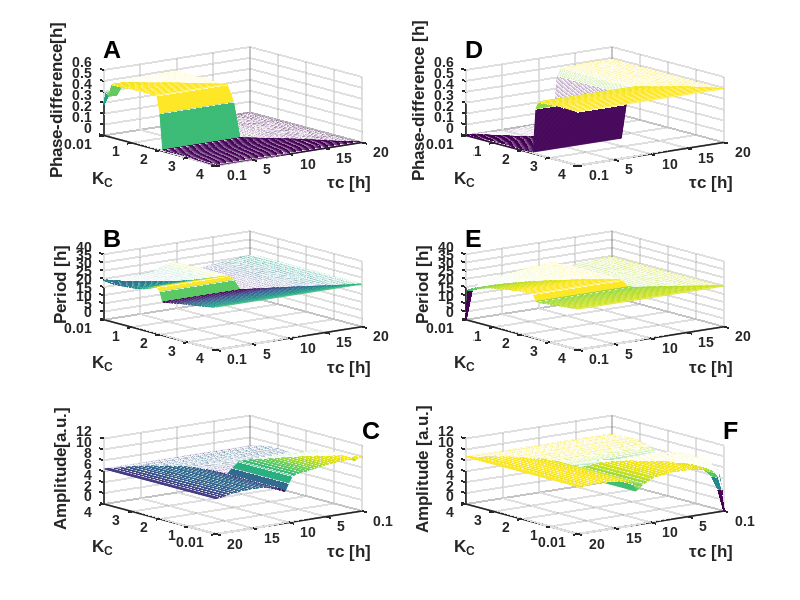
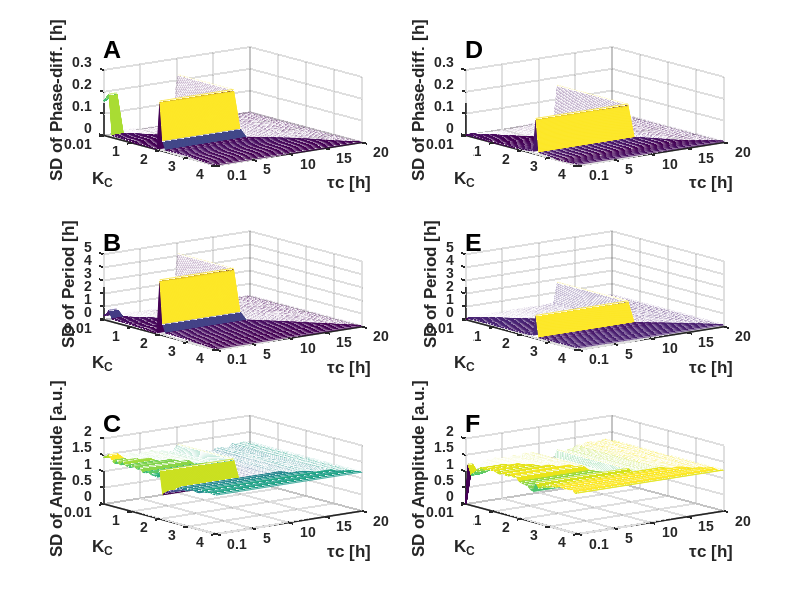

Source code (MATLAB) for these figures, in order:
% thse code will make some figure for phase, period and pamplitude
clear

%% %%%%%%%%%%%%%%%%%%%%%%%%%%%%%%%%%%%%%%%%%%%%%%%%%%%%%%%%%%%%%%%%%%%%%%%%%%%%%%%

%   This code produce the figure from random perterbations

%%%%%%%%%%%%%%%%%%%%%%%%%%%%%%%%%%%%%%%%%%%%%%%%%%%%%%%%%%%%%%%%%%%%%%%%%%%%%%%%%


%%
% Figure #6     K1, CD, vs Parameters: period, amplitude, phase
%%%%%%%%%%%%%%%%%%%%%%%%     ACO   :  3D: random variations
% load ACO Random variation data
load('data_externalNoise_ACO.mat')
%%%%%%%%%%%%%  Arrange the period matrix data   %%%%%%%%%%%%
% For K(2) = 1
PP = permute(P_stor_1_percent,([2,3,1]));
% Seperate the "first oscillator" and "second oscillator"" period data
PP_1 = PP(:,:,1);      % first oscillator(Y1)
PP_2 = PP(:,:,3);      % second oscillator(Y3)

%for K(2) = 2
PP1 = permute(P_stor_5_percent,([2,3,1]));
% Seperate the "first oscillator" and "second oscillator"" period data
PP1_1 = PP1(:,:,1);      % first oscillator(Y1)
PP1_2 = PP1(:,:,3);      % second oscillator(Y3)
%}
% for K(2) = 3
PP2 = permute(P_stor_10_percent,([2,3,1]));
% Seperate the "first oscillator" and "second oscillator"" period data
PP2_1 = PP2(:,:,1);      % first oscillator(Y1)
PP2_2 = PP2(:,:,3);      % second oscillator(Y3)

Mean_period = [mean(PP_1)' mean(PP_2)'  mean(PP1_1)' mean(PP1_2)'  mean(PP2_1)' mean(PP2_2)'];
SD_period = [std(PP_1)' std(PP_2)'  std(PP1_1)' std(PP1_2)'  std(PP2_1)' std(PP2_2)'];
CV_period = 100*(SD_period./Mean_period);


%%%%%%%%%%%%%%%%%%   AMP        %%%%%%%%%%%%%%%%%%%%%%%%%%%
% aggange the amplitude matrix data 
%for K(2)= 1
%
AA = permute(A_stor_1_percent,([2,3,1]));
% Seperate the "first oscillator" and "second oscillator"" period data
AA_1 = AA(:,:,1);      % first oscillator(Y1)
AA_2 = AA(:,:,3);      % second oscillator(Y3)


%for K(2)= 2
AA1 = permute(A_stor_5_percent,([2,3,1]));
% Seperate the "first oscillator" and "second oscillator"" period data
AA1_1 = AA1(:,:,1);      % first oscillator(Y1)
AA1_2 = AA1(:,:,3);      % second oscillator(Y3)

%}
%for K(2)= 3
AA2 = permute(A_stor_10_percent,([2,3,1]));
% Seperate the "first oscillator" and "second oscillator"" period data
AA2_1 = AA2(:,:,1);      % first oscillator(Y1)
AA2_2 = AA2(:,:,3);      % second oscillator(Y3)


Mean_amp = [mean(AA_1)' mean(AA_2)'  mean(AA1_1)' mean(AA1_2)'  mean(AA2_1)' mean(AA2_2)'];
SD_amp = [std(AA_1)' std(AA_2)'  std(AA1_1)' std(AA1_2)'  std(AA2_1)' std(AA2_2)'];
CV_amp = 100*(SD_amp./Mean_amp);


% figure for phase

for qq = 1:1:3
    if qq ==1   % for K2 = 1
        val_1 = abs(Ph_stor_1_percent');
        %
    elseif qq == 2    % for K2 = 2
        val_1 = abs(Ph_stor_5_percent');
    elseif qq == 3    % for K2 = 3
        val_1 = abs(Ph_stor_10_percent');
        %}
    end
    
    for ii = 1:1:size(val_1,2)
        temp = val_1(:,ii);
        % delite the outlier
        val_1F(ii,qq) = mean(temp(val_1(:,ii)<=.5));
        SD_Ph(ii,qq) = std(temp(val_1(:,ii)<=.5));
        CV_Ph(ii,qq) = 100*(SD_Ph(ii,qq)/val_1F(ii,qq));
        
    end
    
end


figure(6)
subplot(3,2,3)
X=[linspace(1,0,200)'*K1_intensity];
mesh(repmat(New_CD,size(X,1),1),X,repmat(Mean_period(:,5)',size(X,1),1))%,'FaceColor','r', 'FaceAlpha',1, 'EdgeColor','none')
hold on
Y=[linspace(1,0,200)'*New_CD];
mesh(Y,repmat(K1_intensity,size(Y,1),1),repmat(Mean_period(:,5)',size(Y,1),1))%,'FaceColor','r', 'FaceAlpha',1, 'EdgeColor','none')
%set (gca,'XDir','reverse')
set (gca,'YDir','reverse')
grid on
set(gca,'fontname','arial','fontsize',10,'fontweight','bold','linewidth',1.2,'Ylim',[0.01 4],...
    'Ytick',[0.01 1 2 3 4],'Xlim',[0.1 20],'Xtick',[.1 5 10 15 20],'Zlim',[0 40],'Ztick',[0 5 10 15 20 25 30 35 40]);
ylabel('K_C','fontname','arial','fontsize',12);
xlabel('\tauc [h]','fontname','arial','fontsize',12,'Rotation',0);
zlabel('Period [h]','fontname','arial','fontsize',12);
str2 = 'B'; text(.1,.01,50,str2,'Fontsize',18,'fontweight','bold','fontname','arial');


subplot(3,2,5)
X=[linspace(1,0,200)'*K1_intensity];
mesh(repmat(New_CD,size(X,1),1),X,repmat(Mean_amp(:,5)',size(X,1),1))%,'FaceColor','r', 'FaceAlpha',1, 'EdgeColor','none')
hold on
Y=[linspace(1,0,200)'*New_CD];
mesh(Y,repmat(K1_intensity,size(Y,1),1),repmat(Mean_amp(:,5)',size(Y,1),1))%,'FaceColor','r', 'FaceAlpha',1, 'EdgeColor','none')
set (gca,'XDir','reverse')
%set (gca,'YDir','reverse')
grid on
set(gca,'fontname','arial','fontsize',10,'fontweight','bold','linewidth',1.2,'Ylim',[0.01 4],...
    'Ytick',[0.01 1 2 3 4],'Xlim',[0.1 20],'Xtick',[.1 5 10 15 20],'Zlim',[0 12],'Ztick',[0 2 4 6 8 10 12]);
ylabel('K_C','fontname','arial','fontsize',12);
xlabel('\tauc [h]','fontname','arial','fontsize',12,'Rotation',0);
zlabel('Amplitude[a.u.]','fontname','arial','fontsize',12);
str2 = 'C'; text(.1,.01,15,str2,'Fontsize',18,'fontweight','bold','fontname','arial');



subplot(3,2,1)
X=[linspace(1,0,200)'*K1_intensity];
mesh(repmat(New_CD,size(X,1),1),X,repmat(val_1F(:,3)',size(X,1),1))%,'FaceColor','r', 'FaceAlpha',1, 'EdgeColor','none')
hold on
Y=[linspace(1,0,200)'*New_CD];
mesh(Y,repmat(K1_intensity,size(Y,1),1),repmat(val_1F(:,3)',size(Y,1),1))%,'FaceColor','r', 'FaceAlpha',1, 'EdgeColor','none')
%set (gca,'XDir','reverse')
set (gca,'YDir','reverse')
grid on
set(gca,'fontname','arial','fontsize',10,'fontweight','bold','linewidth',1.2,'Ylim',[0.01 4],...
    'Ytick',[0.01 1 2 3 4],'Xlim',[0.1 20],'Xtick',[.1 5 10 15 20],'Zlim',[0 0.6],'Ztick',[0 .1 .2 .30 .4 .5 .6]);
ylabel('K_C','fontname','arial','fontsize',12);
xlabel('\tauc [h]','fontname','arial','fontsize',12,'Rotation',0);
zlabel('Phase-difference[h]','fontname','arial','fontsize',12);
str2 = 'A'; text(.1,.01,.8,str2,'Fontsize',18,'fontweight','bold','fontname','arial');



%#####################   Fig: 07-ACO: checking the robustness result using
%random perturbations SD results   #######################  %%%%%%
figure(7)
subplot(3,2,3)
X=[linspace(1,0,200)'*K1_intensity];
mesh(repmat(New_CD,size(X,1),1),X,repmat(SD_period(:,5)',size(X,1),1))%,'FaceColor','r', 'FaceAlpha',1, 'EdgeColor','none')
hold on
Y=[linspace(1,0,200)'*New_CD];
mesh(Y,repmat(K1_intensity,size(Y,1),1),repmat(SD_period(:,5)',size(Y,1),1))%,'FaceColor','r', 'FaceAlpha',1, 'EdgeColor','none')
%set (gca,'XDir','reverse')
set (gca,'YDir','reverse')
grid on
set(gca,'fontname','arial','fontsize',10,'fontweight','bold','linewidth',1.2,'Ylim',[0.01 4],...
    'Ytick',[0.01 1 2 3 4],'Xlim',[0.1 20],'Xtick',[.1 5 10 15 20],'Zlim',[0 5],'Ztick',[0 1 2 3 4 5]);
ylabel('K_C','fontname','arial','fontsize',12);
xlabel('\tauc [h]','fontname','arial','fontsize',12,'Rotation',0);
zlabel('SD of Period [h]','fontname','arial','fontsize',12);
str2 = 'B'; text(.1,.01,6,str2,'Fontsize',18,'fontweight','bold','fontname','arial');



subplot(3,2,5)
X=[linspace(1,0,200)'*K1_intensity];
mesh(repmat(New_CD,size(X,1),1),X,repmat(SD_amp(:,5)',size(X,1),1))%,'FaceColor','r', 'FaceAlpha',1, 'EdgeColor','none')
hold on
Y=[linspace(1,0,200)'*New_CD];
mesh(Y,repmat(K1_intensity,size(Y,1),1),repmat(SD_amp(:,5)',size(Y,1),1))%,'FaceColor','r', 'FaceAlpha',1, 'EdgeColor','none')
%set (gca,'XDir','reverse')
set (gca,'YDir','reverse')
grid on
set(gca,'fontname','arial','fontsize',10,'fontweight','bold','linewidth',1.2,'Ylim',[0.01 4],...
    'Ytick',[0.01 1 2 3 4],'Xlim',[0.1 20],'Xtick',[.1 5 10 15 20],'Zlim',[0 2],'Ztick',[0 .5 1 1.5 2]);
ylabel('K_C','fontname','arial','fontsize',12);
xlabel('\tauc [h]','fontname','arial','fontsize',12,'Rotation',0);
zlabel('SD of Amplitude [a.u.]','fontname','arial','fontsize',12);
str2 = 'C'; text(.1,.01,2.5,str2,'Fontsize',18,'fontweight','bold','fontname','arial');




subplot(3,2,1)
X=[linspace(1,0,200)'*K1_intensity];
mesh(repmat(New_CD,size(X,1),1),X,repmat(SD_Ph(:,3)',size(X,1),1))%,'FaceColor','r', 'FaceAlpha',1, 'EdgeColor','none')
hold on
Y=[linspace(1,0,200)'*New_CD];
mesh(Y,repmat(K1_intensity,size(Y,1),1),repmat(SD_Ph(:,3)',size(Y,1),1))%,'FaceColor','r', 'FaceAlpha',1, 'EdgeColor','none')
%set (gca,'XDir','reverse')
set (gca,'YDir','reverse')
grid on
set(gca,'fontname','arial','fontsize',10,'fontweight','bold','linewidth',1.2,'Ylim',[0.01 4],...
    'Ytick',[0.01 1 2 3 4],'Xlim',[0.1 20],'Xtick',[.1 5 10 15 20],'Zlim',[0 0.3],'Ztick',[0 .1 .2 .30]);
ylabel('K_C','fontname','arial','fontsize',12);
xlabel('\tauc [h]','fontname','arial','fontsize',12,'Rotation',0);
zlabel('SD of Phase-diff. [h]','fontname','arial','fontsize',12);
str2 = 'A'; text(.1,.01,.4,str2,'Fontsize',18,'fontweight','bold','fontname','arial');




clear
%%    %%%%%%%%%%%%%%%%%%%  RCO   %%%%%%%%%%%%%%%%%%%%%%%
% load RCO Random variation data
load('data_externalNoise_RCO.mat')
%%%%%%%%%%%%    arrange the period matrix data  %%%%%%%%%%%%%

% For K(2) = 1
PP = permute(P_stor_1_percent,([2,3,1]));
% Seperate the "first oscillator" and "second oscillator"" period data
PP_1 = PP(:,:,1);      % first oscillator(Y1)
PP_2 = PP(:,:,3);      % second oscillator(Y3)

%for K(2) = 2
PP1 = permute(P_stor_5_percent,([2,3,1]));
% Seperate the "first oscillator" and "second oscillator"" period data
PP1_1 = PP1(:,:,1);      % first oscillator(Y1)
PP1_2 = PP1(:,:,3);      % second oscillator(Y3)
%}
% for K(2) = 3
PP2 = permute(P_stor_10_percent,([2,3,1]));
% Seperate the "first oscillator" and "second oscillator"" period data
PP2_1 = PP2(:,:,1);      % first oscillator(Y1)
PP2_2 = PP2(:,:,3);      % second oscillator(Y3)

Mean_period = [mean(PP_1)' mean(PP_2)'  mean(PP1_1)' mean(PP1_2)'  mean(PP2_1)' mean(PP2_2)'];
SD_period = [std(PP_1)' std(PP_2)'  std(PP1_1)' std(PP1_2)'  std(PP2_1)' std(PP2_2)'];
CV_period = 100*(SD_period./Mean_period);


%%%%%%%%%%%%%%%%%%   AMP        %%%%%%%%%%%%%%%%%%%%%%%%%%%
% aggange the amplitude matrix data 
%for K(2)= 1
%
AA = permute(A_stor_1_percent,([2,3,1]));
% Seperate the "first oscillator" and "second oscillator"" period data
AA_1 = AA(:,:,1);      % first oscillator(Y1)
AA_2 = AA(:,:,3);      % second oscillator(Y3)


%for K(2)= 2
AA1 = permute(A_stor_5_percent,([2,3,1]));
% Seperate the "first oscillator" and "second oscillator"" period data
AA1_1 = AA1(:,:,1);      % first oscillator(Y1)
AA1_2 = AA1(:,:,3);      % second oscillator(Y3)

%}
%for K(2)= 3
AA2 = permute(A_stor_10_percent,([2,3,1]));
% Seperate the "first oscillator" and "second oscillator"" period data
AA2_1 = AA2(:,:,1);      % first oscillator(Y1)
AA2_2 = AA2(:,:,3);      % second oscillator(Y3)


Mean_amp = [mean(AA_1)' mean(AA_2)'  mean(AA1_1)' mean(AA1_2)'  mean(AA2_1)' mean(AA2_2)'];
SD_amp = [std(AA_1)' std(AA_2)'  std(AA1_1)' std(AA1_2)'  std(AA2_1)' std(AA2_2)'];
CV_amp = 100*(SD_amp./Mean_amp);


% figure for phase

for qq = 1:1:3
    if qq ==1   % for K2 = 1
        val_1 = abs(Ph_stor_1_percent');
        %
    elseif qq == 2    % for K2 = 2
        val_1 = abs(Ph_stor_5_percent');
    elseif qq == 3    % for K2 = 3
        val_1 = abs(Ph_stor_10_percent');
        %}
    end
    
    for ii = 1:1:size(val_1,2)
        temp = val_1(:,ii);
        % delite the outlier
        val_1F(ii,qq) = mean(temp(val_1(:,ii)<=.5));
        SD_Ph(ii,qq) = std(temp(val_1(:,ii)<=.5));
        CV_Ph(ii,qq) = 100*(SD_Ph(ii,qq)/val_1F(ii,qq));
        
    end
    
end


figure(6)     %   RCO
subplot(3,2,4)
X=[linspace(1,0,200)'*K1_intensity];
mesh(repmat(New_CD,size(X,1),1),X,repmat(Mean_period(:,5)',size(X,1),1))%,'FaceColor','r', 'FaceAlpha',1, 'EdgeColor','none')
hold on
Y=[linspace(1,0,200)'*New_CD];
mesh(Y,repmat(K1_intensity,size(Y,1),1),repmat(Mean_period(:,5)',size(Y,1),1))%,'FaceColor','r', 'FaceAlpha',1, 'EdgeColor','none')
%set (gca,'XDir','reverse')
set (gca,'YDir','reverse')
grid on
set(gca,'fontname','arial','fontsize',10,'fontweight','bold','linewidth',1.2,'Ylim',[0.01 4],...
    'Ytick',[0.01 1 2 3 4],'Xlim',[0.1 20],'Xtick',[.1 5 10 15 20],'Zlim',[0 40],'Ztick',[0 5 10 15 20 25 30 35 40]);
ylabel('K_C','fontname','arial','fontsize',12);
xlabel('\tauc [h]','fontname','arial','fontsize',12,'Rotation',0);
zlabel('Period [h]','fontname','arial','fontsize',12);
str2 = 'E'; text(.1,.01,50,str2,'Fontsize',18,'fontweight','bold','fontname','arial');


subplot(3,2,6)
X=[linspace(1,0,200)'*K1_intensity];
mesh(repmat(New_CD,size(X,1),1),X,repmat(Mean_amp(:,5)',size(X,1),1))%,'FaceColor','r', 'FaceAlpha',1, 'EdgeColor','none')
hold on
Y=[linspace(1,0,200)'*New_CD];
mesh(Y,repmat(K1_intensity,size(Y,1),1),repmat(Mean_amp(:,5)',size(Y,1),1))%,'FaceColor','r', 'FaceAlpha',1, 'EdgeColor','none')
set (gca,'XDir','reverse')
%set (gca,'YDir','reverse')
grid on
set(gca,'fontname','arial','fontsize',10,'fontweight','bold','linewidth',1.2,'Ylim',[0.01 4],...
    'Ytick',[0.01 1 2 3 4],'Xlim',[0.1 20],'Xtick',[.1 5 10 15 20],'Zlim',[0 12],'Ztick',[0 2 4 6 8 10 12]);
ylabel('K_C','fontname','arial','fontsize',12);
xlabel('\tauc [h]','fontname','arial','fontsize',12,'Rotation',0);
zlabel('Amplitude [a.u.]','fontname','arial','fontsize',12);
str2 = 'F'; text(.1,.01,15,str2,'Fontsize',18,'fontweight','bold','fontname','arial');



subplot(3,2,2)
X=[linspace(1,0,200)'*K1_intensity];
mesh(repmat(New_CD,size(X,1),1),X,repmat(val_1F(:,3)',size(X,1),1))%,'FaceColor','r', 'FaceAlpha',1, 'EdgeColor','none')
hold on
Y=[linspace(1,0,200)'*New_CD];
mesh(Y,repmat(K1_intensity,size(Y,1),1),repmat(val_1F(:,3)',size(Y,1),1))%,'FaceColor','r', 'FaceAlpha',1, 'EdgeColor','none')
%set (gca,'XDir','reverse')
set (gca,'YDir','reverse')
grid on
set(gca,'fontname','arial','fontsize',10,'fontweight','bold','linewidth',1.2,'Ylim',[0.01 4],...
    'Ytick',[0.01 1 2 3 4],'Xlim',[0.1 20],'Xtick',[.1 5 10 15 20],'Zlim',[0 0.6],'Ztick',[0 .1 .2 .30 .4 .5 .6]);
ylabel('K_C','fontname','arial','fontsize',12);
xlabel('\tauc [h]','fontname','arial','fontsize',12,'Rotation',0);
zlabel('Phase-difference [h]','fontname','arial','fontsize',12);
str2 = 'D'; text(.1,.01,.8,str2,'Fontsize',18,'fontweight','bold','fontname','arial');


%#####################   Fig: 07-RCO: checking the robustness result using
%random perturbations  : SD resullt   #######################  %%%%%%
figure(7)
subplot(3,2,4)
X=[linspace(1,0,200)'*K1_intensity];
mesh(repmat(New_CD,size(X,1),1),X,repmat(SD_period(:,5)',size(X,1),1))%,'FaceColor','r', 'FaceAlpha',1, 'EdgeColor','none')
hold on
Y=[linspace(1,0,200)'*New_CD];
mesh(Y,repmat(K1_intensity,size(Y,1),1),repmat(SD_period(:,5)',size(Y,1),1))%,'FaceColor','r', 'FaceAlpha',1, 'EdgeColor','none')
%set (gca,'XDir','reverse')
set (gca,'YDir','reverse')
grid on
set(gca,'fontname','arial','fontsize',10,'fontweight','bold','linewidth',1.2,'Ylim',[0.01 4],...
    'Ytick',[0.01 1 2 3 4],'Xlim',[0.1 20],'Xtick',[.1 5 10 15 20],'Zlim',[0 5],'Ztick',[0 1 2 3 4 5]);
ylabel('K_C','fontname','arial','fontsize',12);
xlabel('\tauc [h]','fontname','arial','fontsize',12,'Rotation',0);
zlabel('SD of Period [h]','fontname','arial','fontsize',12);
str2 = 'E'; text(.1,.01,6,str2,'Fontsize',18,'fontweight','bold','fontname','arial');



subplot(3,2,6)
X=[linspace(1,0,200)'*K1_intensity];
mesh(repmat(New_CD,size(X,1),1),X,repmat(SD_amp(:,5)',size(X,1),1))%,'FaceColor','r', 'FaceAlpha',1, 'EdgeColor','none')
hold on
Y=[linspace(1,0,200)'*New_CD];
mesh(Y,repmat(K1_intensity,size(Y,1),1),repmat(SD_amp(:,5)',size(Y,1),1))%,'FaceColor','r', 'FaceAlpha',1, 'EdgeColor','none')
%set (gca,'XDir','reverse')
set (gca,'YDir','reverse')
grid on
set(gca,'fontname','arial','fontsize',10,'fontweight','bold','linewidth',1.2,'Ylim',[0.01 4],...
    'Ytick',[0.01 1 2 3 4],'Xlim',[0.1 20],'Xtick',[.1 5 10 15 20],'Zlim',[0 2],'Ztick',[0 .5 1 1.5 2]);
ylabel('K_C','fontname','arial','fontsize',12);
xlabel('\tauc [h]','fontname','arial','fontsize',12,'Rotation',0);
zlabel('SD of Amplitude [a.u.]','fontname','arial','fontsize',12);
str2 = 'F'; text(.1,.01,2.5,str2,'Fontsize',18,'fontweight','bold','fontname','arial');




subplot(3,2,2)
X=[linspace(1,0,200)'*K1_intensity];
mesh(repmat(New_CD,size(X,1),1),X,repmat(SD_Ph(:,3)',size(X,1),1))%,'FaceColor','r', 'FaceAlpha',1, 'EdgeColor','none')
hold on
Y=[linspace(1,0,200)'*New_CD];
mesh(Y,repmat(K1_intensity,size(Y,1),1),repmat(SD_Ph(:,3)',size(Y,1),1))%,'FaceColor','r', 'FaceAlpha',1, 'EdgeColor','none')
%set (gca,'XDir','reverse')
set (gca,'YDir','reverse')
grid on
set(gca,'fontname','arial','fontsize',10,'fontweight','bold','linewidth',1.2,'Ylim',[0.01 4],...
    'Ytick',[0.01 1 2 3 4],'Xlim',[0.1 20],'Xtick',[.1 5 10 15 20],'Zlim',[0 0.3],'Ztick',[0 .1 .2 .30]);
ylabel('K_C','fontname','arial','fontsize',12);
xlabel('\tauc [h]','fontname','arial','fontsize',12,'Rotation',0);
zlabel('SD of Phase-diff. [h]','fontname','arial','fontsize',12);
str2 = 'D'; text(.1,.01,.4,str2,'Fontsize',18,'fontweight','bold','fontname','arial');



